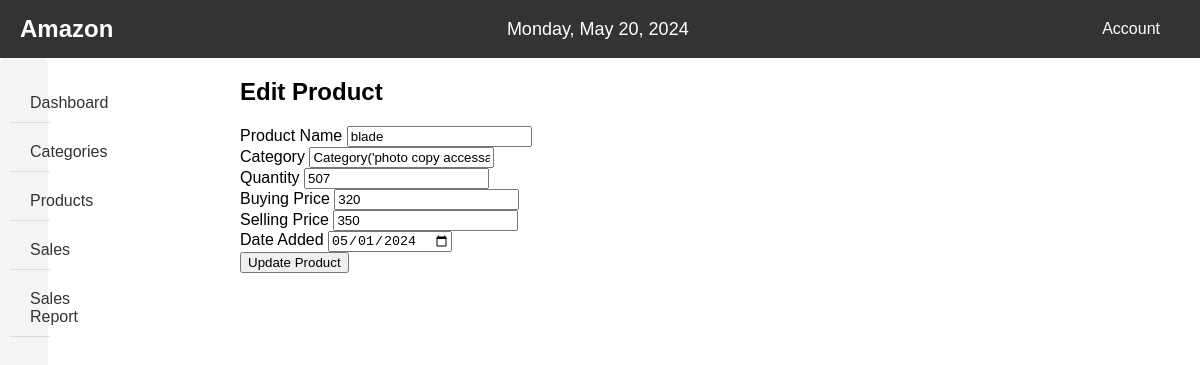
Page /edit_product/1 on the earlier database version.
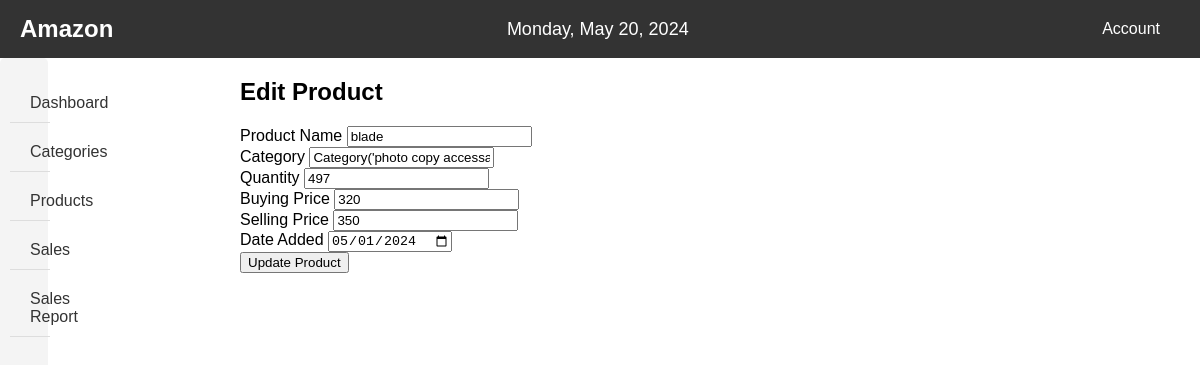
Same page on the later database version.
### app.py (models this page shows)
class Product(db.Model):
    id = db.Column(db.Integer, primary_key=True)
    name = db.Column(db.String(100), nullable=False)
    category_id = db.Column(db.Integer, db.ForeignKey('category.id'), nullable=True, default=None)  # Default to None
    quantity = db.Column(db.Integer, nullable=False)
    buying_price = db.Column(db.Float, nullable=False)
    selling_price = db.Column(db.Float, nullable=False)
    date_added = db.Column(db.Date, nullable=False, default=datetime.utcnow)
    category = db.relationship('Category', backref=db.backref('products', lazy=True))

### app.py (the view, shortened to what this page needs)
@app.route('/edit_product/<int:product_id>', methods=['GET', 'POST'])
def edit_product(product_id):
    product = Product.query.get_or_404(product_id)
    form = ProductForm(obj=product)
    return render_template('edit_products.html', form=form, product=product)

### app.py
class ProductForm(FlaskForm):
    name = StringField('Product Name', validators=[DataRequired()])
    category = QuerySelectField('Category', query_factory=lambda: Category.query.all(), get_label='name')
    quantity = IntegerField('Quantity', validators=[DataRequired()])
    buying_price = IntegerField('Buying Price', validators=[DataRequired()])
    selling_price = IntegerField('Selling Price', validators=[DataRequired()])
    date_added = DateField('Date Added', validators=[DataRequired()])

### app.py (called while the page is built)
    def __repr__(self):
        return f"Category('{self.name}')"

### templates/edit_products.html (shortened to what this page needs)
<!DOCTYPE html>
<html lang="en">
<head>
    <link rel="stylesheet" href="../static/css/edit_products.css">
</head>
<body>
    <header>
        <div class="header-left">
            <div class="logo">
                <h1>Amazon</h1>
            </div>
        </div>
        <div class="header-middle">
            <div class="date">
            </div>
        </div>
        <div class="header-right">
            <div class="dropdown">
                <button class="dropbtn">Account</button>
            </div>
        </div>
    </header>
    <main>
        <div class="sections-container">
            <aside>
                <nav class="section1">
                    <ul>
                        <li><a href="{{ url_for('admin_dashboard') }}">Dashboard</a></li>
                        <li class="dropdown" id="categoriesDropdown">
                            <a href="#">Categories</a>
                        </li>
                        <li class="dropdown">
                            <a href="#">Products</a>
                        </li>
                        <li class="dropdown">
                            <a href="#">Sales</a>
                        </li>
                        <li class="dropdown">
                            <a href="#">Sales Report</a>
                        </li>
                    </ul>
                </nav>
            </aside>
            <article>
                <div class="container">
                    <h1>Edit Product</h1>
                    <form id="productForm" method="POST">
                        <div class="form-group">
                            {{ form.name.label }}
                            {{ form.name(class="form-control") }}
                        </div>
                        <div class="form-group">
                            {{ form.category.label }}
                            {{ form.category(class="form-control") }}
                        </div>
                        <div class="form-group">
                            {{ form.quantity.label }}
                            {{ form.quantity(class="form-control") }}
                        </div>
                        <div class="form-group">
                            {{ form.buying_price.label }}
                            {{ form.buying_price(class="form-control") }}
                        </div>
                        <div class="form-group">
                            {{ form.selling_price.label }}
                            {{ form.selling_price(class="form-control") }}
                        </div>
                        <div class="form-group">
                            {{ form.date_added.label }}
                            {{ form.date_added(class="form-control") }}
                        </div>
                        <button type="submit">Update Product</button>
                    </form>
                </div>
            </article>
        </div>
    </main>
</body>
</html>

Differences in the rows shown:
changed Product "blade": quantity "507" → "497"
